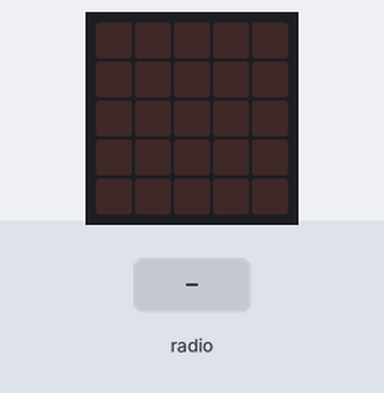
A program run on a simulated BBC micro:bit running MicroPython. Parts: the board's 5×5 LED display. The test bench sets the inputs (shaded band).

Above: at 1.2 s.
1.3 s: radio message "duck" arrives
At 2.4 s:
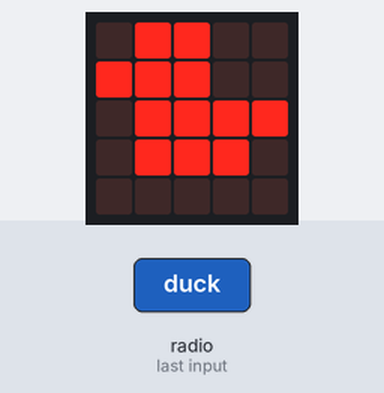
2.8 s: radio message "giraffe" arrives
At 3.5 s:
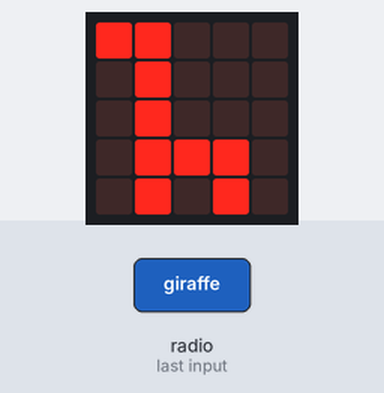
4.3 s: radio message "clear" arrives
At 4.7 s:
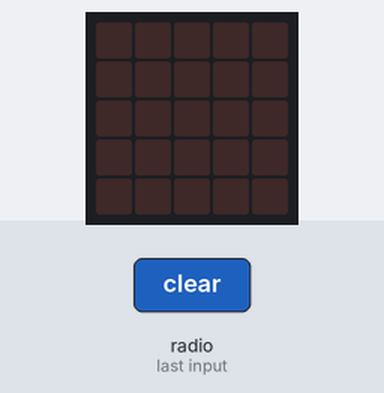
Timing chart, 0 to 7.3 s (numbered marks = the images above; inputs shaded):
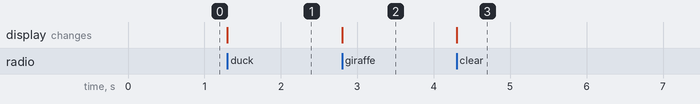

Measured:
- after the input at 1.3 s, the display: changes at once (image 1)
- after the input at 2.8 s, the display: changes at once (image 2)
- after the input at 4.3 s, the display: changes at once (image 3)

The program:

microbit-receive.py
```python
from microbit import *

import radio

radio.config(channel=40)

radio.on()

while True:
  msg = radio.receive()
  if msg is not None:
    if msg == "duck":
      display.show(Image.DUCK)
    elif msg == "giraffe":
      display.show(Image.GIRAFFE)
    elif msg == "clear":
      display.clear()
```
